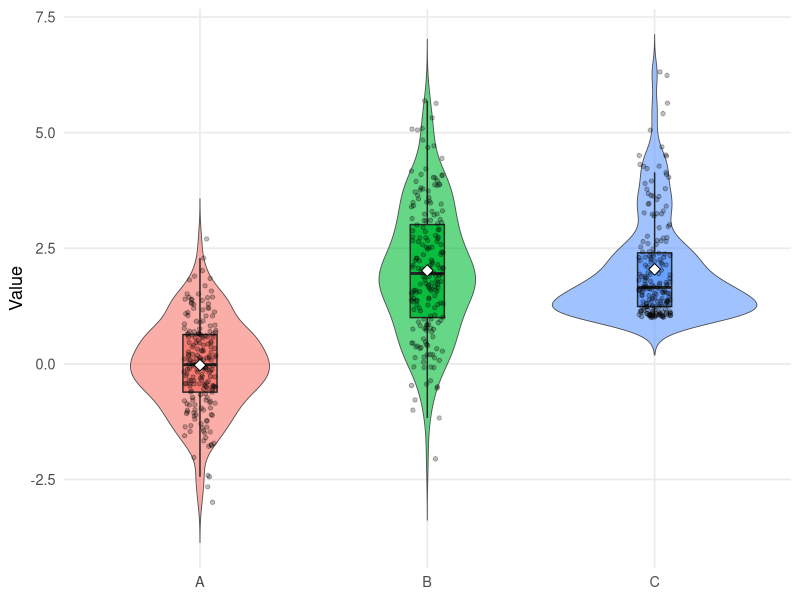

R code for this plot:
#| title: "Combo Plots"
#| dataset-name: "spreads"
#| description: "Trying to plot summaries people understand with more complex plots that show the full distribution. You'll need to combine your geoms and stats to succeed."
#| colours: "`c('gray30','gray15')`"

library(ggplot2)
library(dplyr)

set.seed(42)

n <- 200
spreads <- tibble::tibble(
    Group = factor(rep(c("A", "B", "C"), each = n)),
    Value = c(
        rnorm(n, mean = 0, sd = 1.0), # A: Normal(0,1)
        rnorm(n, mean = 2, sd = 1.5), # B: Normal(2,1.5)
        rexp(n, rate = 1) + 1 # C: Exponential shifted right
    )
)

p <- ggplot(spreads, aes(x = Group, y = Value, fill = Group)) +
    # Violin shows full distribution
    geom_violin(trim = FALSE, alpha = 0.6, linewidth = 0.3, color = "gray30") +
    # Boxplot inside (hide outliers so they don't overplot jitter)
    geom_boxplot(width = 0.15, outlier.shape = NA, alpha = 0.9, color = "gray15") +
    # Optional: overlay a small random jitter of raw points
    geom_jitter(width = 0.07, alpha = 0.25, size = 1.2) +
    # Optional: show the mean with a point
    stat_summary(fun = mean, geom = "point", shape = 23, size = 2.8, fill = "white") +
    # Clean theme
    theme_minimal(base_size = 13) +
    theme(
        legend.position = "none",
        panel.grid.minor = element_blank()
    ) +
    labs(
        x = NULL, y = "Value"
    )

print(p)